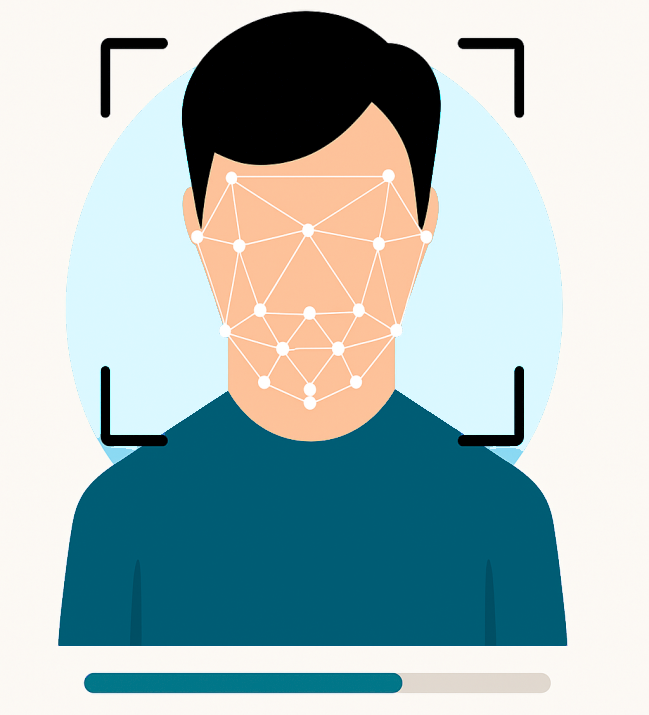
#> input picture logo.png, 649 x 715 px
$ python 5-Registration_ui.py
#> lines starting #> are read from the running program, lines starting #| are printed output that depends on the picture
# 5-Registration_ui.py
import numpy as np
import cv2
from PIL import Image, ImageDraw

print("Generating Final Registration UI Background...")

# --- Color Palette ---
BG_COLOR, PANEL_COLOR_LIGHT_BLUE = (248, 249, 250), (233, 244, 248)
HEADER_COLOR_DARK_BLUE = (8, 94, 125)

# --- Dimensions ---
IMG_WIDTH, IMG_HEIGHT = 1280, 720

image = Image.new('RGB', (IMG_WIDTH, IMG_HEIGHT), BG_COLOR)
draw = ImageDraw.Draw(image)

def paste_transparent(bg, fg, box):
    if fg.mode == 'RGBA': bg.paste(fg, box, fg.split()[3])
    else: bg.paste(fg, box)

# --- Draw Header & Panels ---
try:
    logo = Image.open('logo.png').resize((100, 100)); paste_transparent(image, logo, (50, 20))
#> after `logo = Image.open('logo.png').resize((100, 100))`:
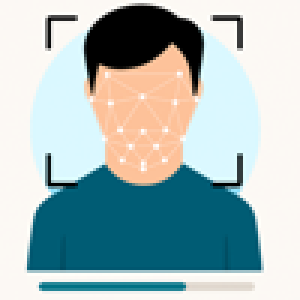
#> logo: PIL image 100x100 RGB (shown 3 times larger); mean R, G, B 167.3, 186.4, 186.9
#> in paste_transparent, `else: bg.paste(fg, box)`:
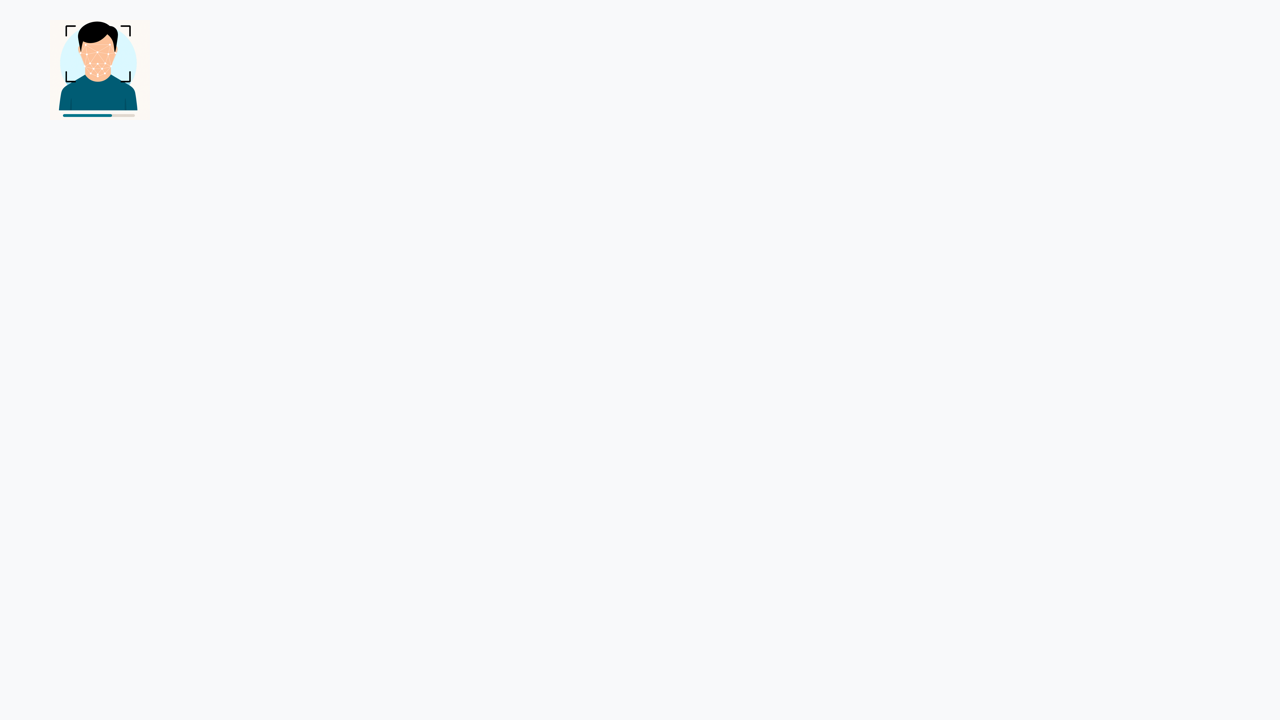
#> bg: PIL image 1280x720 RGB; mean R, G, B 247.1, 248.3, 249.3
except FileNotFoundError: print("Warning: logo.png not found.")
draw.rounded_rectangle((170, 30, 700, 110), radius=10, fill=HEADER_COLOR_DARK_BLUE) # Topmost Attendance System header box
draw.rounded_rectangle((50, 140, 650, 700), radius=10, fill=PANEL_COLOR_LIGHT_BLUE) # Left large Background box
draw.rounded_rectangle((670, 140, 1230, 700), radius=10, fill=PANEL_COLOR_LIGHT_BLUE) # Right large Background box

# --- NEW: Three-box layout on the right panel ---
draw.rounded_rectangle((690, 160, 1210, 255), radius=10, fill=HEADER_COLOR_DARK_BLUE) # Top instruction box
draw.rounded_rectangle((690, 270, 1210, 610), radius=10, fill=HEADER_COLOR_DARK_BLUE) # Middle data entry box
draw.rounded_rectangle((800, 620, 1120, 690), radius=10, fill=HEADER_COLOR_DARK_BLUE) # Bottom time box

# *** ADD THIS NEW LINE TO CREATE THE STUDENT COUNT BOX ***
draw.rounded_rectangle((60, 630, 640, 690), radius=10, fill=BG_COLOR, outline=HEADER_COLOR_DARK_BLUE, width=2)

cv_image = cv2.cvtColor(np.array(image), cv2.COLOR_RGB2BGR)
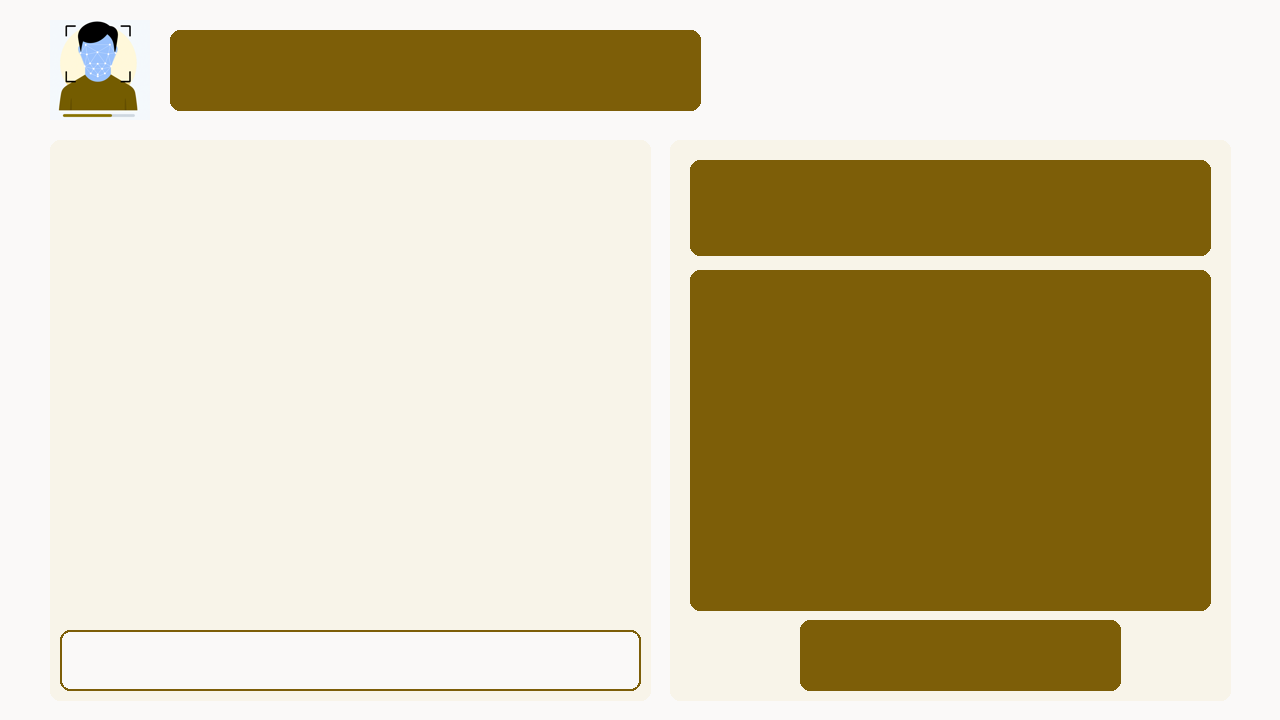
#> cv_image: shape (720, 1280, 3); mean R, G, B 208.4, 196.6, 164.2
filename = "Registration_UI.png"
cv2.imwrite(filename, cv_image)
print(f"'{filename}' created successfully!")
